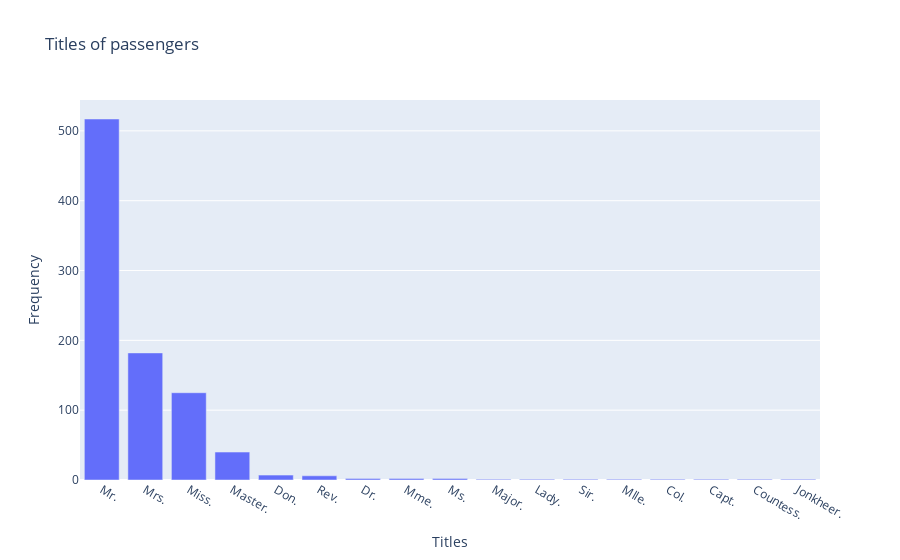

The notebook cell this image was saved under:
### Code cell
import plotly.graph_objs as go
from plotly.offline import iplot

# Create a bar chart
data = go.Bar(
            x=df.Name.unique(),
            y=df['Name'].value_counts()
)

# Create a layout, if you want to customize the chart
layout = go.Layout(
    title='Titles of passengers',
    xaxis=dict(title='Titles'),
    yaxis=dict(title='Frequency'),
)

# Create a figure with the data and layout
fig = go.Figure(data=data, layout=layout)

# Plot the figure
# pyo.plot(fig, filename='bar_chart.html', auto_open=False)
iplot(fig)

### Figure 1 — Plotly figure (JSON) as saved in the notebook; plotly's stock layout.template omitted (floating-point values rounded to 4 significant figures)
{"data": [{"type": "bar", "x": ["Mr.", "Mrs.", "Miss.", "Master.", "Don.", "Rev.", "Dr.", "Mme.", "Ms.", "Major.", "Lady.", "Sir.", "Mlle.", "Col.", "Capt.", "Countess.", "Jonkheer."], "y": [517, 182, 125, 40, 7, 6, 2, 2, 2, 1, 1, 1, 1, 1, 1, 1, 1]}], "layout": {"title": {"text": "Titles of passengers"}, "xaxis": {"title": {"text": "Titles"}}, "yaxis": {"title": {"text": "Frequency"}}}}
